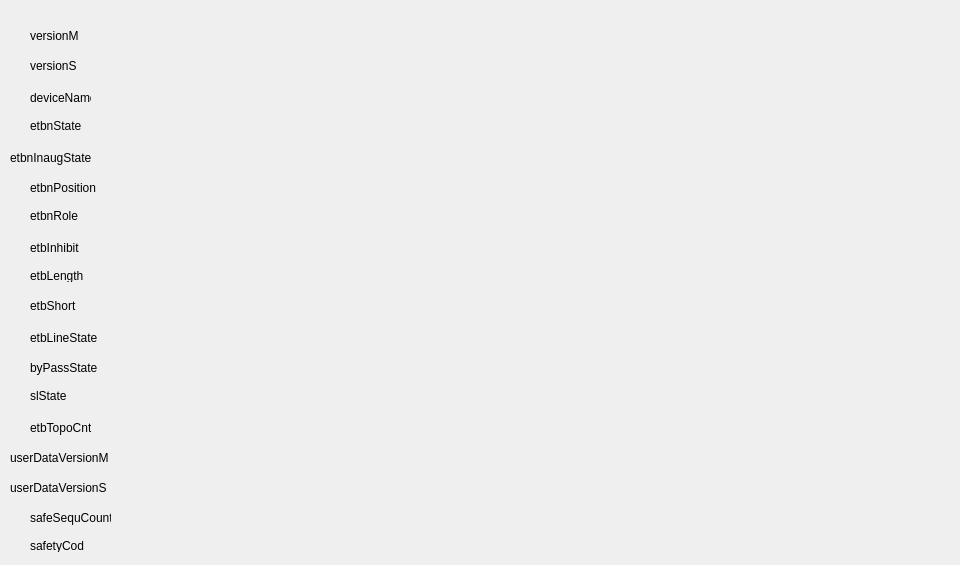
   <widget class="QWidget" name="tab_10">
    <attribute name="title">
     <string>131</string>
    </attribute>
    <widget class="QLabel" name="label_282">
     <property name="geometry">
      <rect>
       <x>30</x>
       <y>30</y>
       <width>54</width>
       <height>12</height>
      </rect>
     </property>
     <property name="text">
      <string>versionM</string>
     </property>
    </widget>
    <widget class="QLabel" name="label_283">
     <property name="geometry">
      <rect>
       <x>30</x>
       <y>60</y>
       <width>54</width>
       <height>12</height>
      </rect>
     </property>
     <property name="text">
      <string>versionS</string>
     </property>
    </widget>
    <widget class="QLabel" name="versionM131">
     <property name="geometry">
      <rect>
       <x>140</x>
       <y>30</y>
       <width>811</width>
       <height>16</height>
      </rect>
     </property>
     <property name="text">
      <string/>
     </property>
    </widget>
    <widget class="QLabel" name="versionS131">
     <property name="geometry">
      <rect>
       <x>140</x>
       <y>60</y>
       <width>811</width>
       <height>16</height>
      </rect>
     </property>
     <property name="text">
      <string/>
     </property>
    </widget>
    <widget class="QLabel" name="label_284">
     <property name="geometry">
      <rect>
       <x>30</x>
       <y>90</y>
       <width>61</width>
       <height>16</height>
      </rect>
     </property>
     <property name="text">
      <string>deviceName</string>
     </property>
    </widget>
    <widget class="QLabel" name="deviceName131">
     <property name="geometry">
      <rect>
       <x>140</x>
       <y>90</y>
       <width>811</width>
       <height>16</height>
      </rect>
     </property>
     <property name="text">
      <string/>
     </property>
    </widget>
    <widget class="QLabel" name="label_286">
     <property name="geometry">
      <rect>
       <x>30</x>
       <y>120</y>
       <width>54</width>
       <height>12</height>
      </rect>
     </property>
     <property name="text">
      <string>etbnState</string>
     </property>
    </widget>
    <widget class="QLabel" name="etbnState131">
     <property name="geometry">
      <rect>
       <x>140</x>
       <y>120</y>
       <width>811</width>
       <height>16</height>
      </rect>
     </property>
     <property name="text">
      <string/>
     </property>
    </widget>
    <widget class="QLabel" name="label_288">
     <property name="geometry">
      <rect>
       <x>10</x>
       <y>150</y>
       <width>91</width>
       <height>16</height>
      </rect>
     </property>
     <property name="text">
      <string>etbnInaugState</string>
     </property>
    </widget>
    <widget class="QLabel" name="etbnInaugState131">
     <property name="geometry">
      <rect>
       <x>140</x>
       <y>150</y>
       <width>811</width>
       <height>16</height>
      </rect>
     </property>
     <property name="text">
      <string/>
     </property>
    </widget>
    <widget class="QLabel" name="label_290">
     <property name="geometry">
      <rect>
       <x>30</x>
       <y>180</y>
       <width>71</width>
       <height>16</height>
      </rect>
     </property>
     <property name="text">
      <string>etbnPosition</string>
     </property>
    </widget>
    <widget class="QLabel" name="label_291">
     <property name="geometry">
      <rect>
       <x>30</x>
       <y>210</y>
       <width>54</width>
       <height>12</height>
      </rect>
     </property>
     <property name="text">
      <string>etbnRole</string>
     </property>
    </widget>
    <widget class="QLabel" name="etbnRole131">
     <property name="geometry">
      <rect>
       <x>140</x>
       <y>210</y>
       <width>811</width>
       <height>16</height>
      </rect>
     </property>
     <property name="text">
      <string/>
     </property>
    </widget>
    <widget class="QLabel" name="label_293">
     <property name="geometry">
      <rect>
       <x>30</x>
       <y>240</y>
       <width>61</width>
       <height>16</height>
      </rect>
     </property>
     <property name="text">
      <string>etbInhibit</string>
     </property>
    </widget>
    <widget class="QLabel" name="etbInhibit131">
     <property name="geometry">
      <rect>
       <x>140</x>
       <y>240</y>
       <width>811</width>
       <height>16</height>
      </rect>
     </property>
     <property name="text">
      <string/>
     </property>
    </widget>
    <widget class="QLabel" name="label_295">
     <property name="geometry">
      <rect>
       <x>30</x>
       <y>270</y>
       <width>54</width>
       <height>12</height>
      </rect>
     </property>
     <property name="text">
      <string>etbLength</string>
     </property>
    </widget>
    <widget class="QLabel" name="etbLength131">
     <property name="geometry">
      <rect>
       <x>140</x>
       <y>270</y>
       <width>811</width>
       <height>16</height>
      </rect>
     </property>
     <property name="text">
      <string/>
     </property>
    </widget>
    <widget class="QLabel" name="label_297">
     <property name="geometry">
      <rect>
       <x>30</x>
       <y>300</y>
       <width>54</width>
       <height>12</height>
      </rect>
     </property>
     <property name="text">
      <string>etbShort</string>
     </property>
    </widget>
    <widget class="QLabel" name="etbShort131">
     <property name="geometry">
      <rect>
       <x>140</x>
       <y>300</y>
       <width>811</width>
       <height>16</height>
      </rect>
     </property>
     <property name="text">
      <string/>
     </property>
    </widget>
    <widget class="QLabel" name="label_299">
     <property name="geometry">
      <rect>
       <x>30</x>
       <y>330</y>
       <width>71</width>
       <height>16</height>
      </rect>
     </property>
     <property name="text">
      <string>etbLineState</string>
     </property>
    </widget>
    <widget class="QLabel" name="etbLineState131">
     <property name="geometry">
      <rect>
       <x>140</x>
       <y>330</y>
       <width>811</width>
       <height>16</height>
      </rect>
     </property>
     <property name="text">
      <string/>
     </property>
    </widget>
    <widget class="QLabel" name="label_301">
     <property name="geometry">
      <rect>
       <x>30</x>
       <y>360</y>
       <width>71</width>
       <height>16</height>
      </rect>
     </property>
     <property name="text">
      <string>byPassState</string>
     </property>
    </widget>
    <widget class="QLabel" name="byPassState131">
     <property name="geometry">
      <rect>
       <x>140</x>
       <y>360</y>
       <width>811</width>
       <height>16</height>
      </rect>
     </property>
     <property name="text">
      <string/>
     </property>
    </widget>
    <widget class="QLabel" name="label_303">
     <property name="geometry">
      <rect>
       <x>30</x>
       <y>390</y>
       <width>54</width>
       <height>12</height>
      </rect>
     </property>
     <property name="text">
      <string>slState</string>
     </property>
    </widget>
    <widget class="QLabel" name="etbTopoCnt131">
     <property name="geometry">
      <rect>
       <x>140</x>
       <y>420</y>
       <width>811</width>
       <height>16</height>
      </rect>
     </property>
     <property name="text">
      <string/>
     </property>
    </widget>
    <widget class="QLabel" name="label_305">
     <property name="geometry">
      <rect>
       <x>30</x>
       <y>420</y>
       <width>61</width>
       <height>16</height>
      </rect>
     </property>
     <property name="text">
      <string>etbTopoCnt</string>
     </property>
    </widget>
    <widget class="QLabel" name="slState131">
     <property name="geometry">
      <rect>
       <x>140</x>
       <y>390</y>
       <width>811</width>
       <height>16</height>
      </rect>
     </property>
     <property name="text">
      <string/>
     </property>
    </widget>
    <widget class="QLabel" name="etbnPosition131">
     <property name="geometry">
      <rect>
       <x>140</x>
       <y>180</y>
       <width>811</width>
       <height>16</height>
      </rect>
     </property>
     <property name="text">
      <string/>
     </property>
    </widget>
    <widget class="QLabel" name="userDataVersionM131">
     <property name="geometry">
      <rect>
       <x>140</x>
       <y>450</y>
       <width>811</width>
       <height>16</height>
      </rect>
     </property>
     <property name="text">
      <string/>
     </property>
    </widget>
    <widget class="QLabel" name="userDataVersionS131">
     <property name="geometry">
      <rect>
       <x>140</x>
       <y>480</y>
       <width>811</width>
       <height>16</height>
      </rect>
     </property>
     <property name="text">
      <string/>
     </property>
    </widget>
    <widget class="QLabel" name="safeSequCount131">
     <property name="geometry">
      <rect>
       <x>140</x>
       <y>510</y>
       <width>811</width>
       <height>16</height>
      </rect>
     </property>
     <property name="text">
      <string/>
     </property>
    </widget>
    <widget class="QLabel" name="safetyCode131">
     <property name="geometry">
      <rect>
       <x>140</x>
       <y>540</y>
       <width>811</width>
       <height>16</height>
      </rect>
     </property>
     <property name="text">
      <string/>
     </property>
    </widget>
    <widget class="QLabel" name="label_306">
     <property name="geometry">
      <rect>
       <x>30</x>
       <y>510</y>
       <width>81</width>
       <height>16</height>
      </rect>
     </property>
     <property name="text">
      <string>safeSequCount</string>
     </property>
    </widget>
    <widget class="QLabel" name="label_304">
     <property name="geometry">
      <rect>
       <x>30</x>
       <y>540</y>
       <width>54</width>
       <height>12</height>
      </rect>
     </property>
     <property name="text">
      <string>safetyCode</string>
     </property>
    </widget>
    <widget class="QLabel" name="label_302">
     <property name="geometry">
      <rect>
       <x>10</x>
       <y>480</y>
       <width>101</width>
       <height>16</height>
      </rect>
     </property>
     <property name="text">
      <string>userDataVersionS</string>
     </property>
    </widget>
    <widget class="QLabel" name="label_285">
     <property name="geometry">
      <rect>
       <x>10</x>
       <y>450</y>
       <width>101</width>
       <height>16</height>
      </rect>
     </property>
     <property name="text">
      <string>userDataVersionM</string>
     </property>
    </widget>
   </widget>
